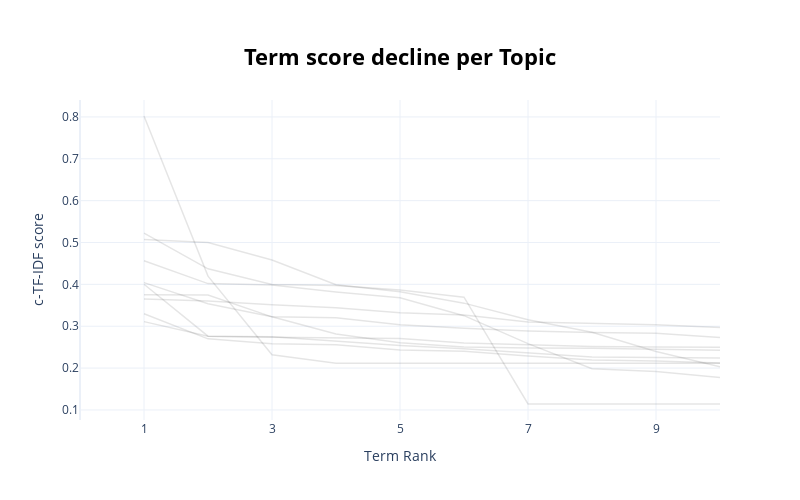

Notebook cell for this chart:
### Markdown cell above
rank c-tf-idf của các từ theo thứ tự giảm dần

### Code cell
topic_model.visualize_term_rank() # => visualize_term_rank (rank, score)

### Figure 1 — Plotly figure (JSON) as saved in the notebook; plotly's stock layout.template omitted (floating-point values rounded to 4 significant figures)
{"data": [{"hovertext": "<b>Topic 0</b>:email_gmailcom_gửi_hòm_thư_inbox_ản", "line": {"color": "black", "width": 1.5}, "mode": "lines+lines", "name": "", "opacity": 0.1, "type": "scatter", "x": [1, 2, 3, 4, 5, 6, 7, 8, 9, 10], "y": [0.4566, 0.4019, 0.3987, 0.3817, 0.368, 0.3253, 0.2584, 0.1985, 0.1918, 0.1774]}, {"hovertext": "<b>Topic 1</b>:email_ptit_nạ_độngtha_thiết_lắm_lớp", "line": {"color": "black", "width": 1.5}, "mode": "lines+lines", "name": "", "opacity": 0.1, "type": "scatter", "x": [1, 2, 3, 4, 5, 6, 7, 8, 9, 10], "y": [0.3752, 0.3746, 0.3224, 0.2816, 0.2607, 0.2503, 0.2479, 0.2476, 0.2452, 0.2426]}, {"hovertext": "<b>Topic 2</b>:lọ_lem_lội_bơi_trảy_hội_khai_mạc_gi", "line": {"color": "black", "width": 1.5}, "mode": "lines+lines", "name": "", "opacity": 0.1, "type": "scatter", "x": [1, 2, 3, 4, 5, 6, 7, 8, 9, 10], "y": [0.507, 0.5001, 0.4581, 0.3989, 0.3822, 0.3552, 0.3156, 0.2855, 0.2397, 0.2034]}, {"hovertext": "<b>Topic 3</b>:email_viết_boy_khoa_inbox_đăng_máy_", "line": {"color": "black", "width": 1.5}, "mode": "lines+lines", "name": "", "opacity": 0.1, "type": "scatter", "x": [1, 2, 3, 4, 5, 6, 7, 8, 9, 10], "y": [0.3299, 0.2699, 0.2579, 0.2558, 0.2429, 0.2402, 0.2286, 0.2191, 0.2167, 0.2123]}, {"hovertext": "<b>Topic 4</b>:malibu_barbershop_thế_sinh_______", "line": {"color": "black", "width": 1.5}, "mode": "lines+lines", "name": "", "opacity": 0.1, "type": "scatter", "x": [1, 2, 3, 4, 5, 6, 7, 8, 9, 10], "y": [0.8022, 0.4197, 0.232, 0.2117, 0.2117, 0.2117, 0.2117, 0.2117, 0.2117, 0.2117]}, {"hovertext": "<b>Topic 5</b>:clb_guitar_ptit_học_viện_p_viết_thô", "line": {"color": "black", "width": 1.5}, "mode": "lines+lines", "name": "", "opacity": 0.1, "type": "scatter", "x": [1, 2, 3, 4, 5, 6, 7, 8, 9, 10], "y": [0.3648, 0.3601, 0.3511, 0.3444, 0.3325, 0.3266, 0.31, 0.306, 0.3033, 0.2971]}, {"hovertext": "<b>Topic 6</b>:email_inbox_tâm_sự_nha_thoy_nạ_e_th", "line": {"color": "black", "width": 1.5}, "mode": "lines+lines", "name": "", "opacity": 0.1, "type": "scatter", "x": [1, 2, 3, 4, 5, 6, 7, 8, 9, 10], "y": [0.4004, 0.2763, 0.2739, 0.2726, 0.2705, 0.26, 0.2558, 0.2514, 0.2504, 0.2497]}, {"hovertext": "<b>Topic 7</b>:email_copyxem_khải_inbox_gmailcom_c", "line": {"color": "black", "width": 1.5}, "mode": "lines+lines", "name": "", "opacity": 0.1, "type": "scatter", "x": [1, 2, 3, 4, 5, 6, 7, 8, 9, 10], "y": [0.4043, 0.3539, 0.3225, 0.3202, 0.3037, 0.2953, 0.2888, 0.2852, 0.2835, 0.2731]}, {"hovertext": "<b>Topic 8</b>:inf_ddt_tung_ptiters_ufh_nam_dcn_rử", "line": {"color": "black", "width": 1.5}, "mode": "lines+lines", "name": "", "opacity": 0.1, "type": "scatter", "x": [1, 2, 3, 4, 5, 6, 7, 8, 9, 10], "y": [0.311, 0.2763, 0.2749, 0.2646, 0.2538, 0.2463, 0.2359, 0.2266, 0.225, 0.2239]}, {"hovertext": "<b>Topic 9</b>:gmailcom_inbox_email_ảnh_hòm_thư_gử", "line": {"color": "black", "width": 1.5}, "mode": "lines+lines", "name": "", "opacity": 0.1, "type": "scatter", "x": [1, 2, 3, 4, 5, 6, 7, 8, 9, 10], "y": [0.5223, 0.4371, 0.4, 0.3971, 0.3866, 0.3693, 0.1142, 0.1142, 0.1142, 0.1142]}], "layout": {"height": 500, "hoverlabel": {"bgcolor": "white", "font": {"family": "Rockwell", "size": 16}}, "showlegend": false, "title": {"font": {"color": "Black", "size": 22}, "text": "<b>Term score decline per Topic</b>", "x": 0.5, "xanchor": "center", "y": 0.9, "yanchor": "top"}, "width": 800, "xaxis": {"dtick": 2, "range": [0, 10], "tick0": 1, "title": {"text": "Term Rank"}}, "yaxis": {"title": {"text": "c-TF-IDF score"}}}}
